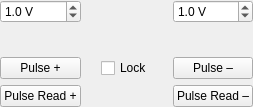
<?xml version="1.0" encoding="UTF-8"?>
<ui version="4.0">
 <class>PulseOpsWidget</class>
 <widget class="QWidget" name="PulseOpsWidget">
  <property name="geometry">
   <rect>
    <x>0</x>
    <y>0</y>
    <width>253</width>
    <height>107</height>
   </rect>
  </property>
  <property name="windowTitle">
   <string>Form</string>
  </property>
  <layout class="QGridLayout" name="gridLayout" columnstretch="1,1,1">
   <property name="leftMargin">
    <number>0</number>
   </property>
   <property name="topMargin">
    <number>0</number>
   </property>
   <property name="rightMargin">
    <number>0</number>
   </property>
   <property name="bottomMargin">
    <number>0</number>
   </property>
   <item row="0" column="0">
    <widget class="QDoubleSpinBox" name="positivePulseSpinBox">
     <property name="suffix">
      <string> V</string>
     </property>
     <property name="decimals">
      <number>1</number>
     </property>
     <property name="maximum">
      <double>10.000000000000000</double>
     </property>
     <property name="singleStep">
      <double>0.100000000000000</double>
     </property>
     <property name="value">
      <double>1.000000000000000</double>
     </property>
    </widget>
   </item>
   <item row="0" column="2">
    <widget class="QDoubleSpinBox" name="negativePulseSpinBox">
     <property name="suffix">
      <string> V</string>
     </property>
     <property name="decimals">
      <number>1</number>
     </property>
     <property name="maximum">
      <double>10.000000000000000</double>
     </property>
     <property name="singleStep">
      <double>0.100000000000000</double>
     </property>
     <property name="value">
      <double>1.000000000000000</double>
     </property>
    </widget>
   </item>
   <item row="1" column="0">
    <widget class="DurationWidget" name="positiveDurationWidget" native="true"/>
   </item>
   <item row="1" column="2">
    <widget class="DurationWidget" name="negativeDurationWidget" native="true"/>
   </item>
   <item row="2" column="0">
    <widget class="QPushButton" name="posPulseButton">
     <property name="text">
      <string>Pulse +</string>
     </property>
    </widget>
   </item>
   <item row="2" column="2">
    <widget class="QPushButton" name="negPulseButton">
     <property name="text">
      <string>Pulse –</string>
     </property>
    </widget>
   </item>
   <item row="3" column="0">
    <widget class="QPushButton" name="posPulseReadButton">
     <property name="text">
      <string>Pulse Read +</string>
     </property>
    </widget>
   </item>
   <item row="3" column="2">
    <widget class="QPushButton" name="negPulseReadButton">
     <property name="text">
      <string>Pulse Read –</string>
     </property>
    </widget>
   </item>
   <item row="2" column="1">
    <layout class="QHBoxLayout" name="horizontalLayout_2">
     <item>
      <spacer name="horizontalSpacer_3">
       <property name="orientation">
        <enum>Qt::Horizontal</enum>
       </property>
       <property name="sizeHint" stdset="0">
        <size>
         <width>0</width>
         <height>20</height>
        </size>
       </property>
      </spacer>
     </item>
     <item>
      <widget class="QCheckBox" name="lockPulseCheckBox">
       <property name="text">
        <string>Lock</string>
       </property>
      </widget>
     </item>
     <item>
      <spacer name="horizontalSpacer_4">
       <property name="orientation">
        <enum>Qt::Horizontal</enum>
       </property>
       <property name="sizeHint" stdset="0">
        <size>
         <width>0</width>
         <height>20</height>
        </size>
       </property>
      </spacer>
     </item>
    </layout>
   </item>
  </layout>
 </widget>
 <customwidgets>
  <customwidget>
   <class>DurationWidget</class>
   <extends>QWidget</extends>
   <header>..duration_widget</header>
   <container>1</container>
  </customwidget>
 </customwidgets>
 <resources/>
 <connections/>
</ui>
